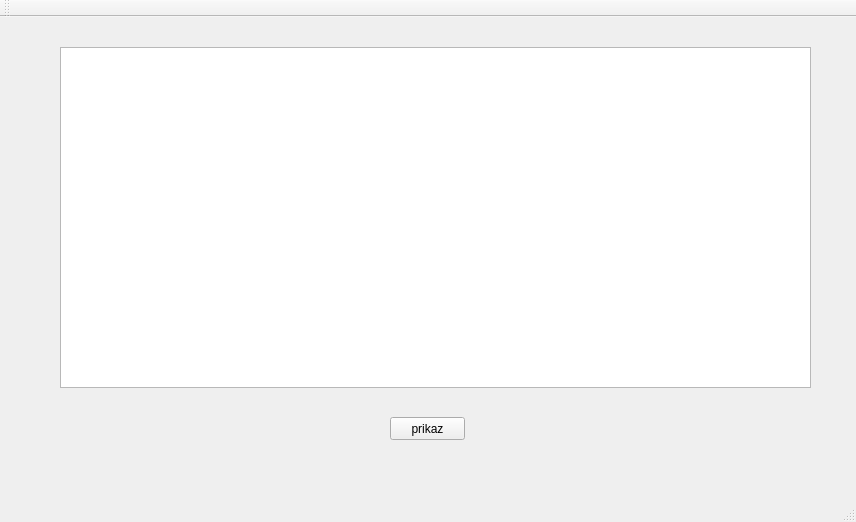
<?xml version="1.0" encoding="UTF-8"?>
<ui version="4.0">
 <class>MainWindow</class>
 <widget class="QMainWindow" name="MainWindow">
  <property name="geometry">
   <rect>
    <x>0</x>
    <y>0</y>
    <width>856</width>
    <height>522</height>
   </rect>
  </property>
  <property name="windowTitle">
   <string>MainWindow</string>
  </property>
  <widget class="QWidget" name="centralWidget">
   <widget class="QPushButton" name="pushButton">
    <property name="geometry">
     <rect>
      <x>390</x>
      <y>400</y>
      <width>75</width>
      <height>23</height>
     </rect>
    </property>
    <property name="text">
     <string>prikaz</string>
    </property>
   </widget>
   <widget class="QTableView" name="tableView">
    <property name="geometry">
     <rect>
      <x>60</x>
      <y>30</y>
      <width>751</width>
      <height>341</height>
     </rect>
    </property>
   </widget>
  </widget>
  <widget class="QMenuBar" name="menuBar">
   <property name="geometry">
    <rect>
     <x>0</x>
     <y>0</y>
     <width>856</width>
     <height>21</height>
    </rect>
   </property>
  </widget>
  <widget class="QToolBar" name="mainToolBar">
   <attribute name="toolBarArea">
    <enum>TopToolBarArea</enum>
   </attribute>
   <attribute name="toolBarBreak">
    <bool>false</bool>
   </attribute>
  </widget>
  <widget class="QStatusBar" name="statusBar"/>
 </widget>
 <layoutdefault spacing="6" margin="11"/>
 <resources/>
 <connections/>
</ui>
